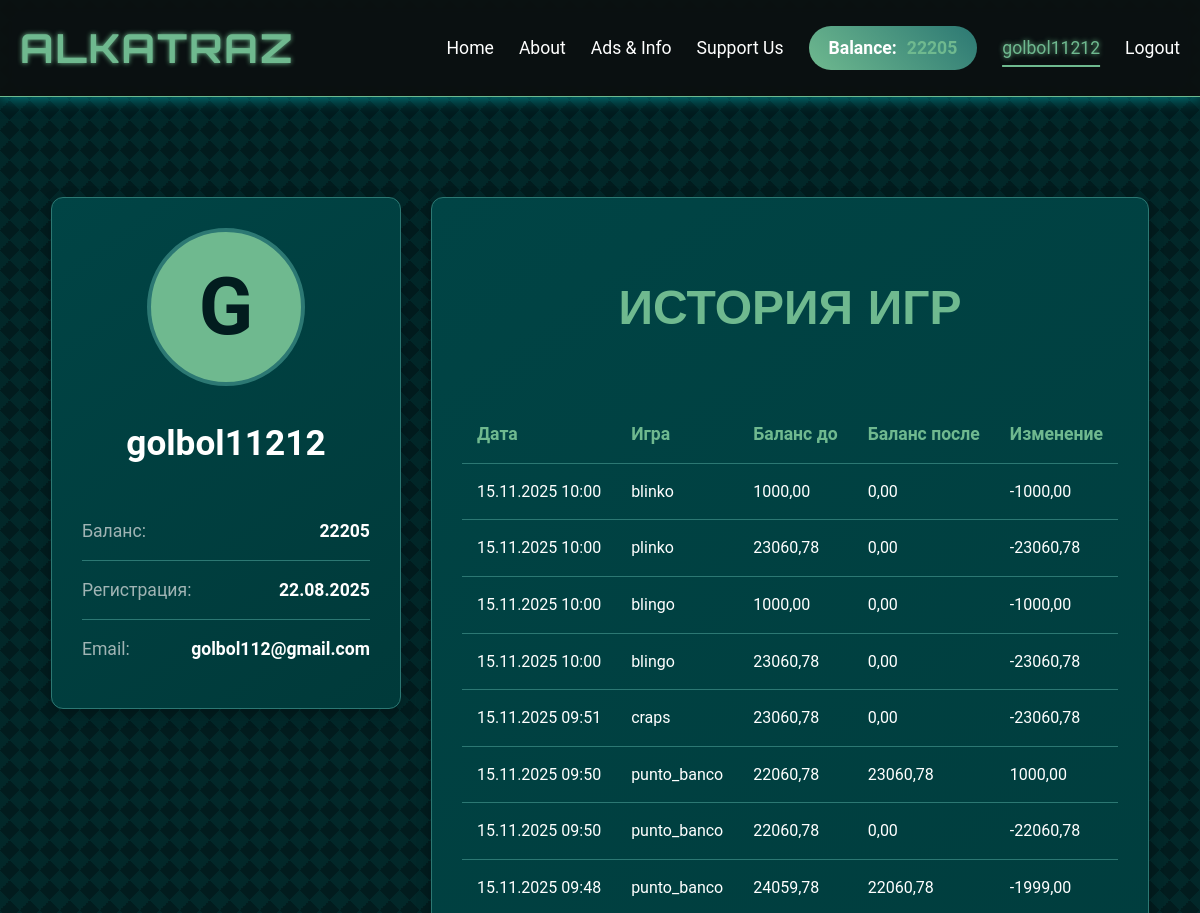
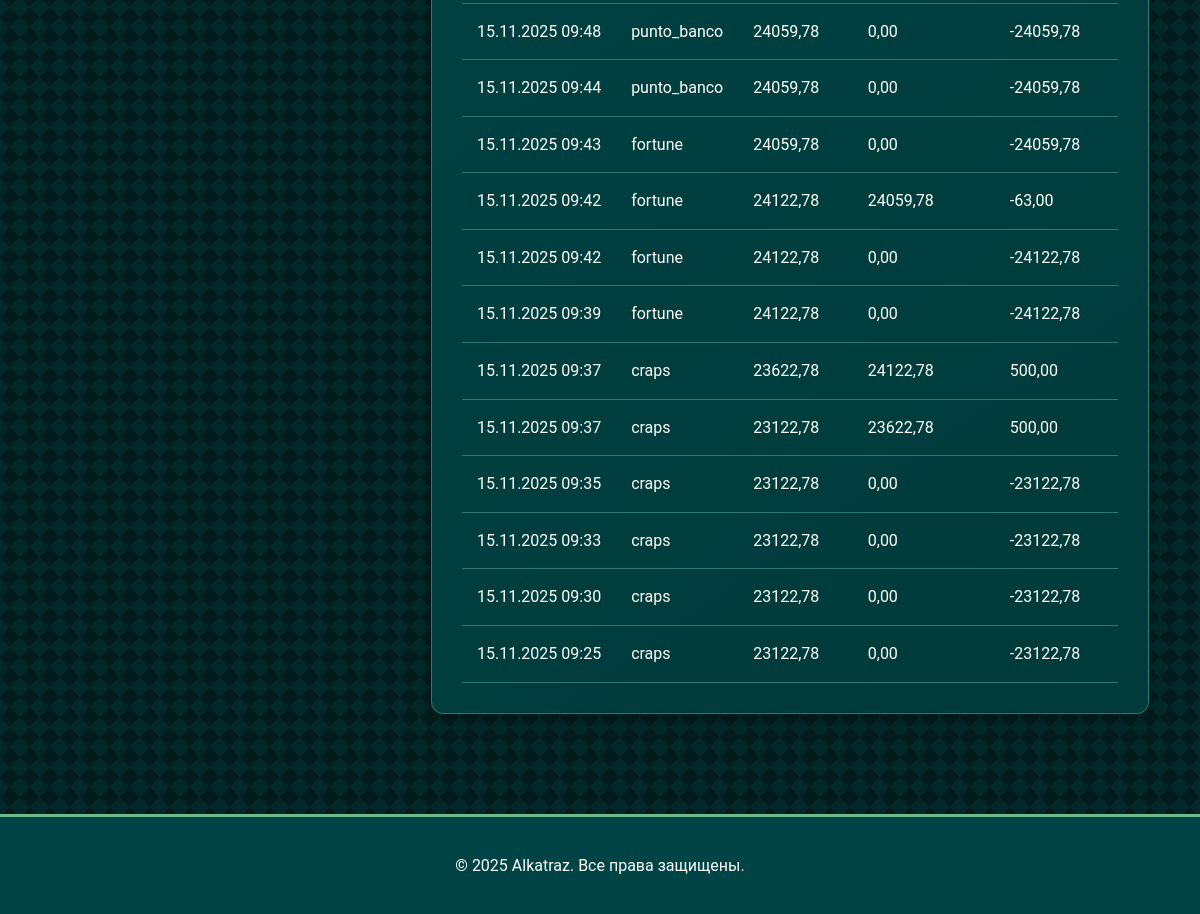
Page /profile/ (signed in) on the earlier database version (2 pictures, top to bottom).
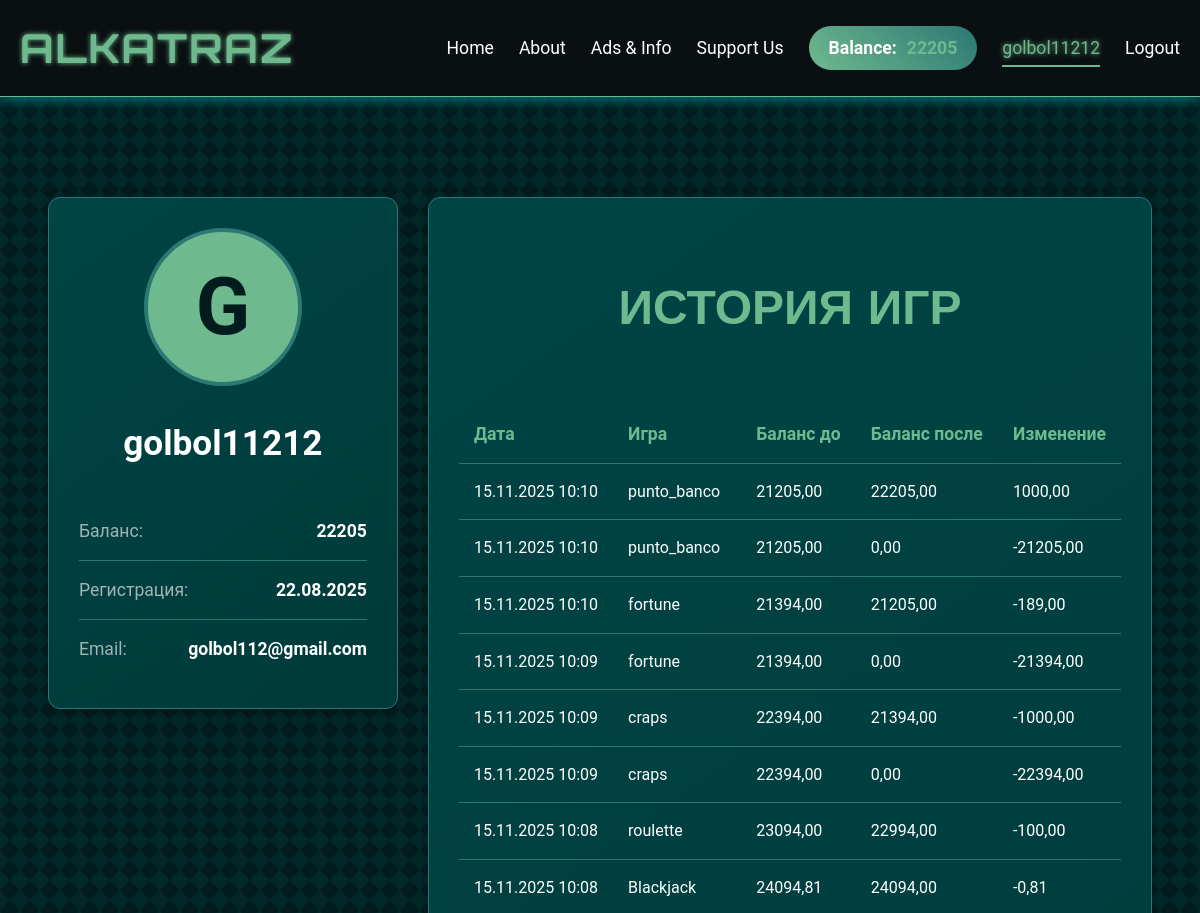
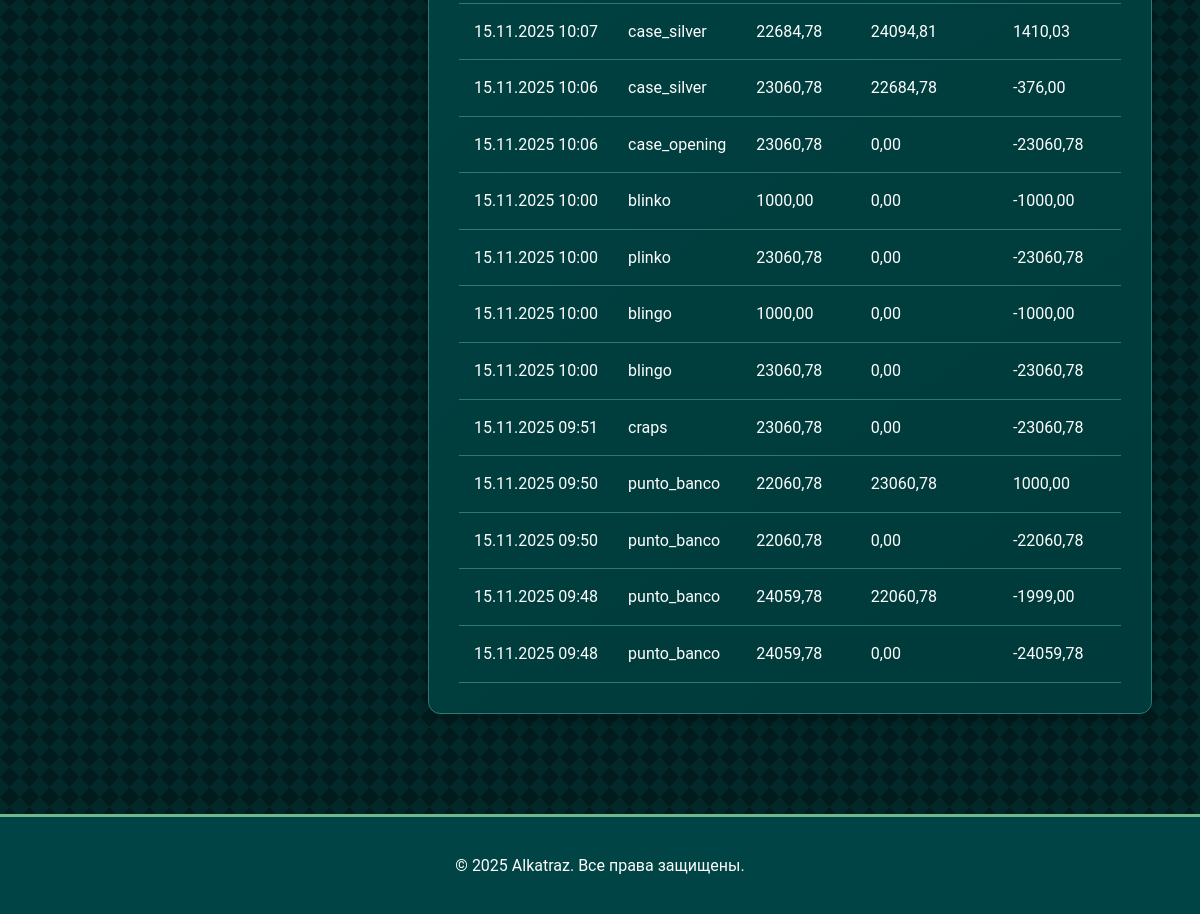
Same page on the later database version (2 pictures, top to bottom).
### pages/models.py (models this page shows, shortened)
class GameClick(models.Model):
    user = models.ForeignKey(settings.AUTH_USER_MODEL, on_delete=models.SET_NULL, null=True, blank=True)
    game_name = models.CharField(max_length=100)
    target_url = models.URLField()
    timestamp = models.DateTimeField(auto_now_add=True)
    current_balance = models.DecimalField(max_digits=10, decimal_places=2, default=0)
    new_balance = models.DecimalField(max_digits=10, decimal_places=2, default=0)
    total = models.DecimalField(max_digits=10, decimal_places=2, default=0)

### profil/views.py (the view)
# urls.py: path('', views.prof, name='prof'),
@login_required
def prof(request):
    game_history = GameClick.objects.filter(user=request.user).order_by('-timestamp')[:20]
    total_games = GameClick.objects.filter(user=request.user).count()
    favorite_game_query = GameClick.objects.filter(user=request.user) \
        .values('game_name') \
        .annotate(count=Count('game_name')) \
        .order_by('-count') \
        .first()
    favorite_game = favorite_game_query['game_name'] if favorite_game_query else "Нет данных"
    last_activity = GameClick.objects.filter(user=request.user) \
        .aggregate(last=Max('timestamp'))['last']
    context = {
        'user': request.user,
        'game_history': game_history,
        'total_games': total_games,
        'favorite_game': favorite_game,
        'last_activity': last_activity,
    }
    return render(request, 'profil/prof.html', context)

### profil/templates/profil/prof.html (shortened to what this page needs)
{% extends 'pages/base.html' %}
{% load static %}
{% block content %}
<div class="profile-container fade-in">
    <div class="profile-grid">
        <div class="profile-sidebar">
            <div class="profile-card">
                <div class="profile-header">
                    <div class="profile-avatar">{{ user.username|first|upper }}</div>
                    <h2 class="profile-username">{{ user.username }}</h2>
                </div>
                <ul class="info-list">
                    <li class="info-item">
                        <span class="info-label">Баланс:</span>
                        <span class="info-value">{{ request.session.balance|default:"0" }}</span>
                    </li>
                    <li class="info-item">
                        <span class="info-label">Регистрация:</span>
                        <span class="info-value">{{ user.date_joined|date:"d.m.Y" }}</span>
                    </li>
                    <li class="info-item">
                        <span class="info-label">Email:</span>
                        <span class="info-value">{{ user.email|default:"Не указан" }}</span>
                    </li>
                </ul>
            </div>
        </div>
        <div class="profile-main">
            <div class="profile-card">
                <h2 class="section-title">История игр</h2>
                {% if game_history %}
                <div class="table-responsive">
                    <table class="history-table">
                        <thead>
                            <tr>
                                <th>Дата</th>
                                <th>Игра</th>
                                <th>Баланс до</th>
                                <th>Баланс после</th>
                                <th>Изменение</th>
                            </tr>
                        </thead>
                        <tbody>
                            {% for game in game_history %}
                            <tr>
                                <td>{{ game.timestamp|date:"d.m.Y H:i" }}</td>
                                <td>{{ game.game_name }}</td>
                                <td>{{ game.current_balance|floatformat:2 }}</td>
                                <td>{{ game.new_balance|floatformat:2 }}</td>
                                <td>{{ game.total|floatformat:2 }}</td>
                            </tr>
                            {% endfor %}
                        </tbody>
                    </table>
                </div>
                {% else %}
                <p>У вас еще нет истории игр.</p>
                {% endif %}
            </div>
        </div>
    </div>
</div>
{% endblock %}

Differences in the rows shown:
no longer on this page (row unchanged): GameClick: timestamp "15.11.2025 09:44", game_name "punto_banco", current_balance "24059,78", new_balance "0,00", total "-24059,78"
no longer on this page (row unchanged): GameClick: timestamp "15.11.2025 09:43", game_name "fortune", current_balance "24059,78", new_balance "0,00", total "-24059,78"
no longer on this page (row unchanged): GameClick: timestamp "15.11.2025 09:42", game_name "fortune", current_balance "24122,78", new_balance "24059,78", total "-63,00"
no longer on this page (row unchanged): GameClick: timestamp "15.11.2025 09:42", game_name "fortune", current_balance "24122,78", new_balance "0,00", total "-24122,78"
no longer on this page (row unchanged): GameClick: timestamp "15.11.2025 09:39", game_name "fortune", current_balance "24122,78", new_balance "0,00", total "-24122,78"
no longer on this page (row unchanged): GameClick: timestamp "15.11.2025 09:37", game_name "craps", current_balance "23622,78", new_balance "24122,78", total "500,00"
no longer on this page (row unchanged): GameClick: timestamp "15.11.2025 09:37", game_name "craps", current_balance "23122,78", new_balance "23622,78", total "500,00"
no longer on this page (row unchanged): GameClick: timestamp "15.11.2025 09:35", game_name "craps", current_balance "23122,78", new_balance "0,00", total "-23122,78"
no longer on this page (row unchanged): GameClick: timestamp "15.11.2025 09:33", game_name "craps", current_balance "23122,78", new_balance "0,00", total "-23122,78"
no longer on this page (row unchanged): GameClick: timestamp "15.11.2025 09:30", game_name "craps", current_balance "23122,78", new_balance "0,00", total "-23122,78"
no longer on this page (row unchanged): GameClick: timestamp "15.11.2025 09:25", game_name "craps", current_balance "23122,78", new_balance "0,00", total "-23122,78"
added GameClick: timestamp "15.11.2025 10:10", game_name "punto_banco", current_balance "21205,00", new_balance "22205,00", total "1000,00"
added GameClick: timestamp "15.11.2025 10:10", game_name "punto_banco", current_balance "21205,00", new_balance "0,00", total "-21205,00"
added GameClick: timestamp "15.11.2025 10:10", game_name "fortune", current_balance "21394,00", new_balance "21205,00", total "-189,00"
added GameClick: timestamp "15.11.2025 10:09", game_name "fortune", current_balance "21394,00", new_balance "0,00", total "-21394,00"
added GameClick: timestamp "15.11.2025 10:09", game_name "craps", current_balance "22394,00", new_balance "21394,00", total "-1000,00"
added GameClick: timestamp "15.11.2025 10:09", game_name "craps", current_balance "22394,00", new_balance "0,00", total "-22394,00"
added GameClick: timestamp "15.11.2025 10:08", game_name "roulette", current_balance "23094,00", new_balance "22994,00", total "-100,00"
added GameClick: timestamp "15.11.2025 10:08", game_name "Blackjack", current_balance "24094,81", new_balance "24094,00", total "-0,81"
added GameClick: timestamp "15.11.2025 10:07", game_name "case_silver", current_balance "22684,78", new_balance "24094,81", total "1410,03"
added GameClick: timestamp "15.11.2025 10:06", game_name "case_silver", current_balance "23060,78", new_balance "22684,78", total "-376,00"
added GameClick: timestamp "15.11.2025 10:06", game_name "case_opening", current_balance "23060,78", new_balance "0,00", total "-23060,78"
